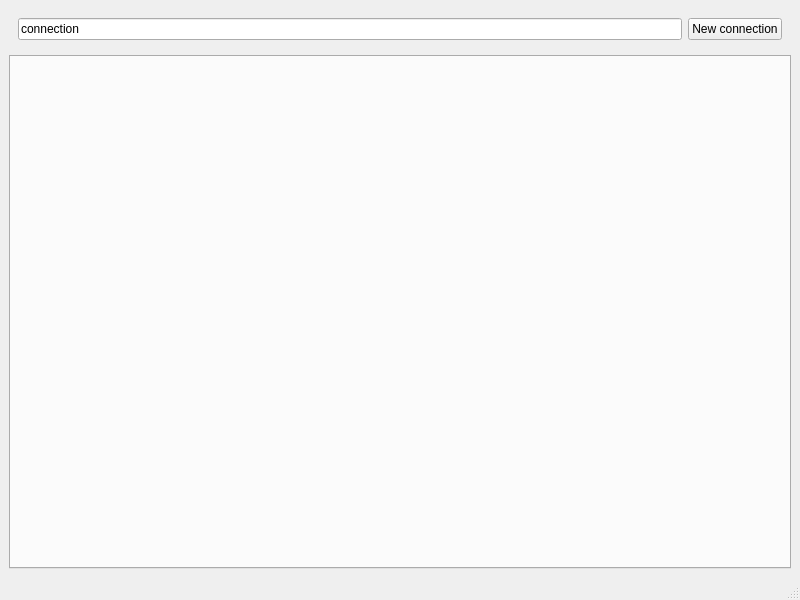
<?xml version="1.0" encoding="UTF-8"?>
<ui version="4.0">
 <class>MainWindow</class>
 <widget class="QMainWindow" name="MainWindow">
  <property name="geometry">
   <rect>
    <x>0</x>
    <y>0</y>
    <width>800</width>
    <height>600</height>
   </rect>
  </property>
  <property name="windowTitle">
   <string>MainWindow</string>
  </property>
  <widget class="QWidget" name="centralwidget">
   <layout class="QVBoxLayout" name="verticalLayout">
    <item>
     <widget class="QWidget" name="widget" native="true">
      <layout class="QHBoxLayout" name="horizontalLayout">
       <item>
        <widget class="QLineEdit" name="conname">
         <property name="text">
          <string>connection</string>
         </property>
        </widget>
       </item>
       <item>
        <widget class="QPushButton" name="pushButton">
         <property name="text">
          <string>New connection</string>
         </property>
        </widget>
       </item>
      </layout>
     </widget>
    </item>
    <item>
     <widget class="QTabWidget" name="tabWidget">
      <property name="currentIndex">
       <number>-1</number>
      </property>
     </widget>
    </item>
   </layout>
  </widget>
  <widget class="QMenuBar" name="menubar">
   <property name="geometry">
    <rect>
     <x>0</x>
     <y>0</y>
     <width>800</width>
     <height>20</height>
    </rect>
   </property>
  </widget>
  <widget class="QStatusBar" name="statusbar"/>
 </widget>
 <resources/>
 <connections/>
</ui>
